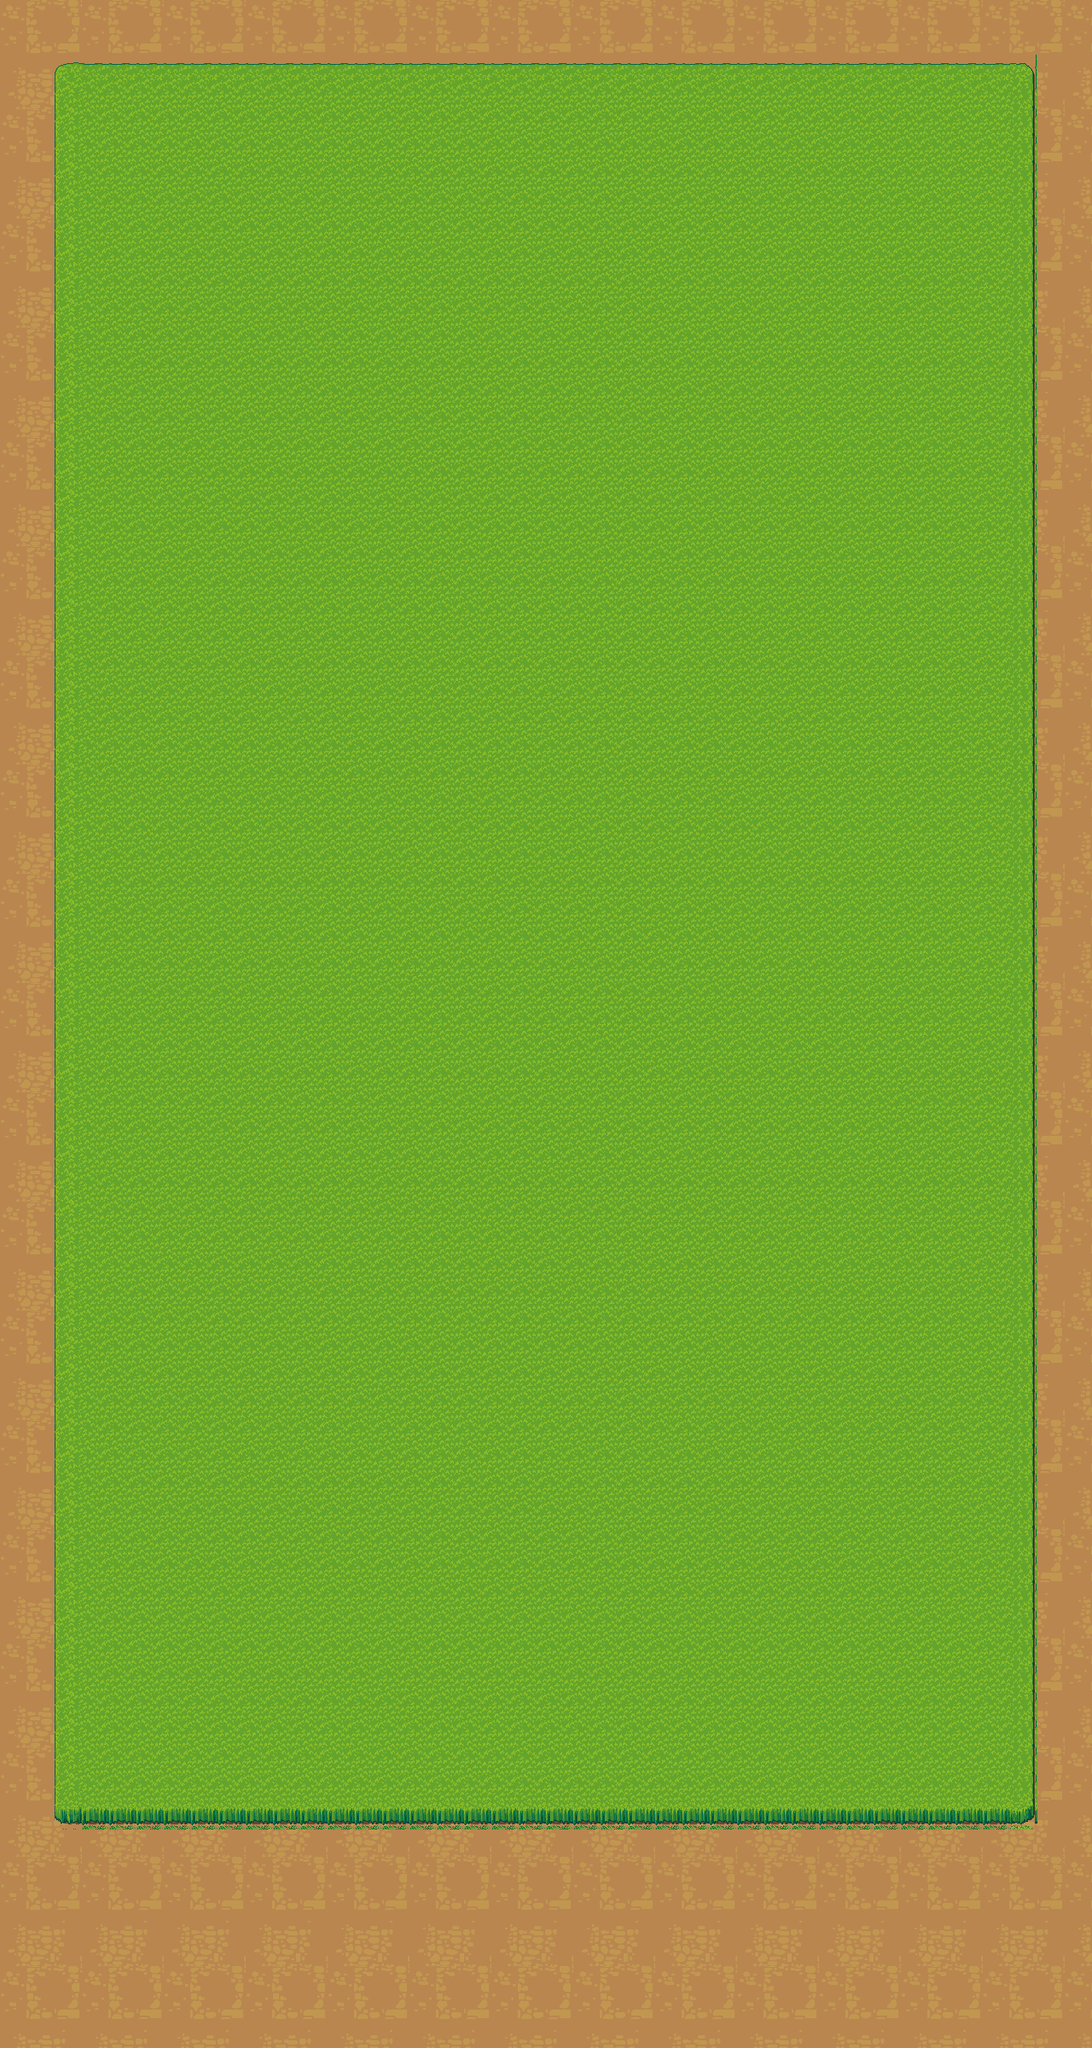

Rendered tile map (Tiled .tmx) drawn with the repository's tilesets; below, a short description and the map source with its tile grids summarised:
An orthogonal 40x75 tile map with 32x32 px tiles, 2 tile layers (Base, Grass), 2 tilesets.

<map version="1.0" orientation="orthogonal" renderorder="right-down" width="40" height="75" tilewidth="32" tileheight="32" nextobjectid="1">
 <tileset firstgid="1" name="tileset01a" tilewidth="32" tileheight="32" spacing="1" margin="1">
  <image source="tileset01a.png" width="160" height="224" />
  <terraintypes>
   <terrain name="New Terrain" tile="-1" />
  </terraintypes>
 </tileset>
 <tileset firstgid="25" name="tallgrass" tilewidth="32" tileheight="32" spacing="1" margin="1">
  <image source="tallgrass.png" width="160" height="192" />
 </tileset>
 <layer name="Base" width="40" height="75">
  <data>[3000 cells, 3000 non-empty, 12 distinct tile ids]</data>
 </layer>
 <layer name="Grass" width="40" height="75">
  <data>[3000 cells, 2340 non-empty, 9 distinct tile ids]</data>
 </layer>
</map>
